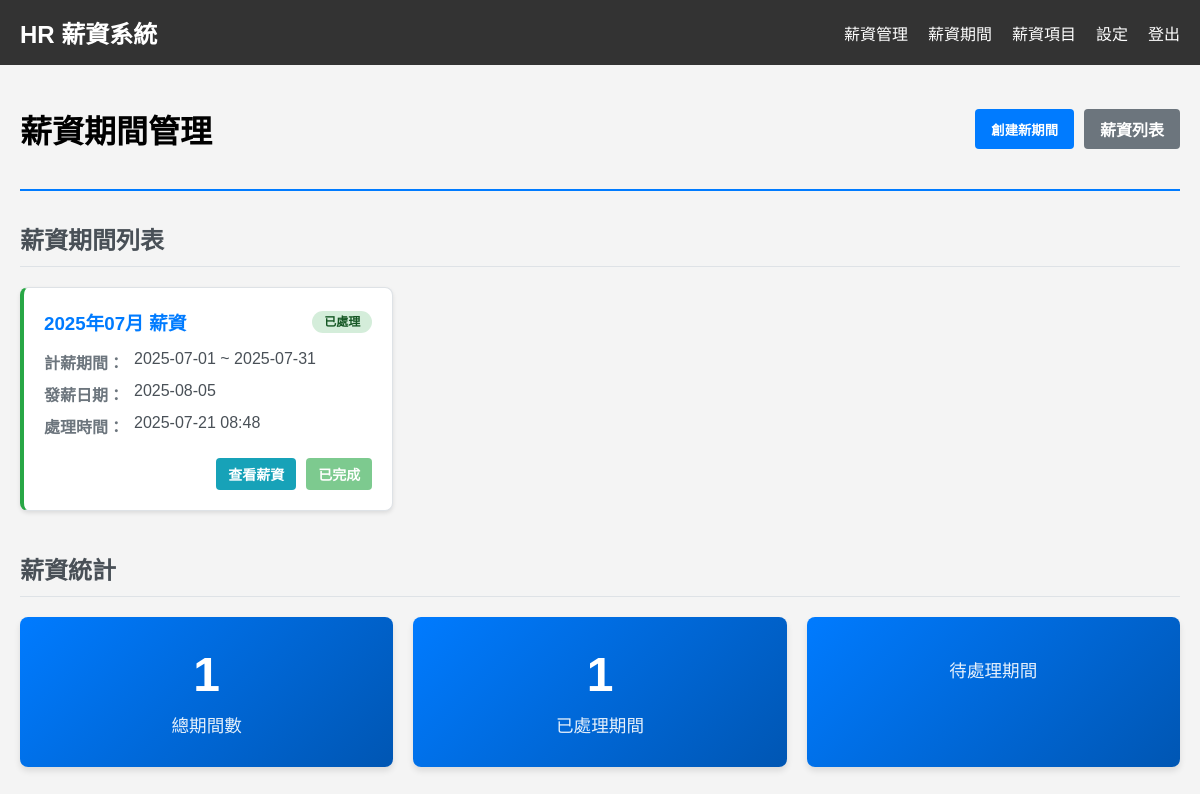
The page /payroll/ (signed in) on the database its author committed.
### employee/models.py (models this page shows, shortened)
class PayrollPeriod(models.Model):
    start_date = models.DateField(verbose_name='起始日期')
    end_date = models.DateField(verbose_name='結束日期')
    pay_date = models.DateField(verbose_name='發薪日')
    is_processed = models.BooleanField(default=False, verbose_name='已處理')
    processed_date = models.DateTimeField(null=True, blank=True, verbose_name='處理日期')
    class Meta:
        verbose_name = '薪資期間'
        verbose_name_plural = '薪資期間'

### employee/salary_views.py (the view)
# urls.py: path('payroll/', salary_views.PayrollManagementView.as_view(), name='payroll_management'),
class PayrollManagementView(LoginRequiredMixin, UserPassesTestMixin, TemplateView):
    template_name = 'employee/payroll_management.html'
    def test_func(self):
        return self.request.user.is_staff
    def get_context_data(self, **kwargs):
        context = super().get_context_data(**kwargs)
        context['periods'] = PayrollPeriod.objects.order_by('-start_date')[:10]
        context['salary_items'] = SalaryItem.objects.all()
        context['work_schedules'] = WorkSchedule.objects.all()
        return context

### employee/context_processors.py (called while the page is built)
def employee_context(request):
    employee_id = request.session.get('employee_id')
    employee = None
    if employee_id:
        try:
            employee = Employee.objects.get(pk=employee_id)
        except Employee.DoesNotExist:
            pass
    return {'current_employee': employee}

### employee/templates/employee/payroll_management.html (shortened to what this page needs)
{% extends "employee/base.html" %}
{% block content %}
<div class="container">
    <div class="page-header">
        <h1>薪資期間管理</h1>
        <div class="header-actions">
            <button id="createPeriodBtn" class="btn btn-primary">創建新期間</button>
            <a href="{% url 'salary_list' %}" class="btn btn-secondary">薪資列表</a>
        </div>
    </div>
    <div class="periods-section">
        <h2>薪資期間列表</h2>
        {% if periods %}
            <div class="periods-grid">
                {% for period in periods %}
                <div class="period-card {% if period.is_processed %}processed{% else %}pending{% endif %}">
                    <div class="period-header">
                        <h3>{{ period.start_date|date:"Y年m月" }} 薪資</h3>
                        <div class="period-status">
                            {% if period.is_processed %}
                                <span class="status-badge processed">已處理</span>
                            {% else %}
                                <span class="status-badge pending">待處理</span>
                            {% endif %}
                        </div>
                    </div>
                    <div class="period-details">
                        <div class="detail-item">
                            <label>計薪期間：</label>
                            <span>{{ period.start_date|date:"Y-m-d" }} ~ {{ period.end_date|date:"Y-m-d" }}</span>
                        </div>
                        <div class="detail-item">
                            <label>發薪日期：</label>
                            <span>{{ period.pay_date|date:"Y-m-d" }}</span>
                        </div>
                        {% if period.processed_date %}
                        <div class="detail-item">
                            <label>處理時間：</label>
                            <span>{{ period.processed_date|date:"Y-m-d H:i" }}</span>
                        </div>
                        {% endif %}
                    </div>
                    <div class="period-actions">
                        <a href="{% url 'salary_list' %}?period={{ period.id }}" class="btn btn-sm btn-info">
                            查看薪資
                        </a>
                        {% if not period.is_processed %}
                            <button class="btn btn-sm btn-primary process-btn"
                                    data-period-id="{{ period.id }}"
                                    data-period-name="{{ period.start_date|date:"Y年m月" }}">
                                處理薪資
                            </button>
                        {% else %}
                            <button class="btn btn-sm btn-success" disabled>
                                已完成
                            </button>
                        {% endif %}
                    </div>
                </div>
                {% endfor %}
            </div>
        {% endif %}
    </div>
    <div class="statistics-section">
        <h2>薪資統計</h2>
        <div class="stats-grid">
            <div class="stat-card">
                <div class="stat-number" id="totalPeriods">{{ periods|length }}</div>
                <div class="stat-label">總期間數</div>
            </div>
            <div class="stat-card">
                <div class="stat-number" id="processedPeriods">
                    {% for period in periods %}{% if period.is_processed %}{{ forloop.counter }}{% endif %}{% endfor %}
                </div>
                <div class="stat-label">已處理期間</div>
            </div>
            <div class="stat-card">
                <div class="stat-label">待處理期間</div>
            </div>
        </div>
    </div>
</div>
{% endblock %}

### employee/templates/employee/base.html (style rules this page uses)
body { font-family: Arial, sans-serif; margin: 0; padding: 0; background-color: #f4f4f4; }
.container { padding: 20px; }

### employee/templates/employee/payroll_management.html (style rules this page uses)
.page-header { display: flex; justify-content: space-between; align-items: center; margin-bottom: 30px; padding-bottom: 15px; border-bottom: 2px solid #007bff; }
.header-actions { display: flex; gap: 10px; }
.periods-section, .statistics-section { margin-bottom: 40px; }
.periods-section h2, .statistics-section h2 { color: #495057; margin-bottom: 20px; padding-bottom: 10px; border-bottom: 1px solid #dee2e6; }
.periods-grid { display: grid; grid-template-columns: repeat(auto-fill, minmax(350px, 1fr)); gap: 20px; margin-bottom: 30px; }
.period-card { background: white; border: 1px solid #dee2e6; border-radius: 8px; padding: 20px; box-shadow: 0 2px 4px rgba(0,0,0,0.1); transition: box-shadow 0.3s ease; }
.period-card.processed { border-left: 4px solid #28a745; }
.period-header { display: flex; justify-content: space-between; align-items: center; margin-bottom: 15px; }
.period-header h3 { margin: 0; color: #007bff; }
.status-badge { padding: 4px 12px; border-radius: 12px; font-size: 12px; font-weight: bold; text-transform: uppercase; }
.status-badge.processed { background-color: #d4edda; color: #155724; }
.period-details { margin-bottom: 20px; }
.detail-item { display: flex; margin-bottom: 8px; }
.detail-item label { font-weight: bold; color: #6c757d; min-width: 80px; margin-right: 10px; }
.detail-item span { color: #495057; }
.period-actions { display: flex; gap: 10px; justify-content: flex-end; }
.stats-grid { display: grid; grid-template-columns: repeat(auto-fit, minmax(200px, 1fr)); gap: 20px; }
.stat-card { background: linear-gradient(135deg, #007bff, #0056b3); color: white; padding: 30px 20px; border-radius: 8px; text-align: center; box-shadow: 0 4px 6px rgba(0,0,0,0.1); }
.stat-number { font-size: 3em; font-weight: bold; margin-bottom: 10px; }
.stat-label { font-size: 1.1em; opacity: 0.9; }
.btn { padding: 8px 16px; border: none; border-radius: 4px; cursor: pointer; text-decoration: none; display: inline-block; text-align: center; font-weight: bold; transition: all 0.3s ease; }
.btn-primary { background-color: #007bff; color: white; }
.btn-secondary { background-color: #6c757d; color: white; }
.btn-info { background-color: #17a2b8; color: white; }
.btn-success { background-color: #28a745; color: white; }
.btn-sm { padding: 6px 12px; font-size: 14px; }
.btn:disabled { opacity: 0.6; cursor: not-allowed; }

### rows shown on the page
PayrollPeriod: start_date "2025年07月", is_processed "已處理", start_date "2025-07-01", end_date "2025-07-31", pay_date "2025-08-05", processed_date "2025-07-21 08:48"

### other values the page prints
{{ periods|length }} "1"
